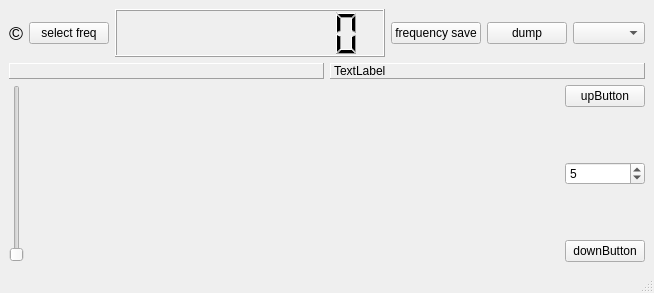
<?xml version="1.0" encoding="UTF-8"?>
<ui version="4.0">
 <class>MainWindow</class>
 <widget class="QMainWindow" name="MainWindow">
  <property name="geometry">
   <rect>
    <x>0</x>
    <y>0</y>
    <width>629</width>
    <height>293</height>
   </rect>
  </property>
  <property name="windowTitle">
   <string>Dxing.org DRM receiver</string>
  </property>
  <widget class="QWidget" name="centralwidget">
   <layout class="QVBoxLayout" name="verticalLayout_2">
    <item>
     <layout class="QHBoxLayout" name="horizontalLayout">
      <item>
       <widget class="QLabel" name="label_2">
        <property name="font">
         <font>
          <pointsize>14</pointsize>
         </font>
        </property>
        <property name="toolTip">
         <string>&lt;html&gt;&lt;head/&gt;&lt;body&gt;&lt;p&gt;SWRadio copyright:&lt;/p&gt;&lt;p&gt;Copyright of the Qt toolkit used: the Qt Company&lt;/p&gt;&lt;p&gt;Copyright of the libraries used for SDRplay, portaudio, libsndfile and libsamplerate to their developers&lt;/p&gt;&lt;p&gt;Copyright of the Reed Solomon Decoder software: Phil Karns&lt;/p&gt;&lt;p&gt;All copyrights gratefully acknowledged&lt;/p&gt;&lt;p&gt;CopyRight: 2020, Jan van Katwijk, Lazy Chair Computing.&lt;/p&gt;&lt;p&gt;The drm receiver is distributed in the hope that it will be useful, but WITHOUT ANY WARRANTY; without even the implied warranty of MERCHANTABILITY or FITNESS FOR A PARTICULAR PURPOSE. See the GNU General Public License for more details.&lt;/p&gt;&lt;p&gt;&lt;br/&gt;&lt;/p&gt;&lt;/body&gt;&lt;/html&gt;</string>
        </property>
        <property name="text">
         <string>©</string>
        </property>
        <property name="alignment">
         <set>Qt::AlignmentFlag::AlignCenter</set>
        </property>
       </widget>
      </item>
      <item>
       <widget class="QPushButton" name="freqButton">
        <property name="toolTip">
         <string>&lt;html&gt;&lt;head/&gt;&lt;body&gt;&lt;p&gt;Touching this button will cause a widget to appear with a keypad on which a frequency - in kHz or mHz - can be specified. Use the kHz or mHz button on this pad to acknowledge the choice.&lt;/p&gt;&lt;/body&gt;&lt;/html&gt;</string>
        </property>
        <property name="text">
         <string>select freq</string>
        </property>
       </widget>
      </item>
      <item>
       <widget class="QLCDNumber" name="frequencyDisplay">
        <property name="minimumSize">
         <size>
          <width>270</width>
          <height>48</height>
         </size>
        </property>
        <property name="digitCount">
         <number>9</number>
        </property>
        <property name="segmentStyle">
         <enum>QLCDNumber::SegmentStyle::Filled</enum>
        </property>
       </widget>
      </item>
      <item>
       <widget class="QPushButton" name="freqSave">
        <property name="toolTip">
         <string>&lt;html&gt;&lt;head/&gt;&lt;body&gt;&lt;p&gt;The selected frequency can be saved. Touching this button will show a small widget where you&lt;/p&gt;&lt;p&gt;can give the frequency a name as label.&lt;/p&gt;&lt;/body&gt;&lt;/html&gt;</string>
        </property>
        <property name="text">
         <string>frequency save</string>
        </property>
       </widget>
      </item>
      <item>
       <widget class="QPushButton" name="dumpButton">
        <property name="toolTip">
         <string>&lt;html&gt;&lt;head/&gt;&lt;body&gt;&lt;p&gt;The incoming data stream can be written to a regular pcm (i.e. .wav) file. Touching this button will&lt;/p&gt;&lt;p&gt;show a menu for selecting a filename, after selecting the filename writing will start (the text on the&lt;/p&gt;&lt;p&gt;button will show &amp;quot;writing&amp;quot;). Touching the button again will close the file.&lt;/p&gt;&lt;/body&gt;&lt;/html&gt;</string>
        </property>
        <property name="text">
         <string>dump</string>
        </property>
       </widget>
      </item>
      <item>
       <widget class="QComboBox" name="streamOutSelector">
        <property name="toolTip">
         <string>&lt;html&gt;&lt;head/&gt;&lt;body&gt;&lt;p&gt;select an audio output device. &lt;/p&gt;&lt;/body&gt;&lt;/html&gt;</string>
        </property>
       </widget>
      </item>
     </layout>
    </item>
    <item>
     <layout class="QHBoxLayout" name="horizontalLayout_2">
      <item>
       <widget class="QLabel" name="timeDisplay">
        <property name="frameShape">
         <enum>QFrame::Shape::Panel</enum>
        </property>
        <property name="frameShadow">
         <enum>QFrame::Shadow::Raised</enum>
        </property>
        <property name="text">
         <string/>
        </property>
       </widget>
      </item>
      <item>
       <widget class="QLabel" name="bandLabel">
        <property name="frameShape">
         <enum>QFrame::Shape::Panel</enum>
        </property>
        <property name="frameShadow">
         <enum>QFrame::Shadow::Raised</enum>
        </property>
        <property name="text">
         <string>TextLabel</string>
        </property>
       </widget>
      </item>
     </layout>
    </item>
    <item>
     <layout class="QHBoxLayout" name="horizontalLayout_4">
      <item>
       <layout class="QHBoxLayout" name="horizontalLayout_3">
        <item>
         <widget class="QSlider" name="hfScopeSlider">
          <property name="orientation">
           <enum>Qt::Orientation::Vertical</enum>
          </property>
         </widget>
        </item>
        <item>
         <widget class="QwtPlot" name="hfSpectrum">
          <property name="sizePolicy">
           <sizepolicy hsizetype="Expanding" vsizetype="Expanding">
            <horstretch>0</horstretch>
            <verstretch>0</verstretch>
           </sizepolicy>
          </property>
          <property name="minimumSize">
           <size>
            <width>0</width>
            <height>120</height>
           </size>
          </property>
          <property name="toolTip">
           <string>&lt;html&gt;&lt;head/&gt;&lt;body&gt;&lt;p&gt;Main Spectrum Window. This window shows the spectrum of the signal arriving from the selected input device, decimated to the selected inputrate.&lt;/p&gt;&lt;/body&gt;&lt;/html&gt;</string>
          </property>
         </widget>
        </item>
       </layout>
      </item>
      <item>
       <layout class="QVBoxLayout" name="verticalLayout">
        <item>
         <widget class="QPushButton" name="upButton">
          <property name="text">
           <string>upButton</string>
          </property>
         </widget>
        </item>
        <item>
         <spacer name="verticalSpacer">
          <property name="orientation">
           <enum>Qt::Orientation::Vertical</enum>
          </property>
          <property name="sizeHint" stdset="0">
           <size>
            <width>20</width>
            <height>38</height>
           </size>
          </property>
         </spacer>
        </item>
        <item>
         <widget class="QSpinBox" name="mouse_Inc">
          <property name="toolTip">
           <string>&lt;html&gt;&lt;head/&gt;&lt;body&gt;&lt;p&gt;Mouse Increment. The amount of Hz that will change when moving the mousewheel is set here.&lt;/p&gt;&lt;/body&gt;&lt;/html&gt;</string>
          </property>
          <property name="value">
           <number>5</number>
          </property>
         </widget>
        </item>
        <item>
         <spacer name="verticalSpacer_2">
          <property name="orientation">
           <enum>Qt::Orientation::Vertical</enum>
          </property>
          <property name="sizeHint" stdset="0">
           <size>
            <width>20</width>
            <height>18</height>
           </size>
          </property>
         </spacer>
        </item>
        <item>
         <widget class="QPushButton" name="downButton">
          <property name="text">
           <string>downButton</string>
          </property>
         </widget>
        </item>
       </layout>
      </item>
     </layout>
    </item>
   </layout>
  </widget>
  <widget class="QStatusBar" name="statusbar"/>
 </widget>
 <customwidgets>
  <customwidget>
   <class>QwtPlot</class>
   <extends>QFrame</extends>
   <header>qwt_plot.h</header>
  </customwidget>
 </customwidgets>
 <resources/>
 <connections/>
</ui>
